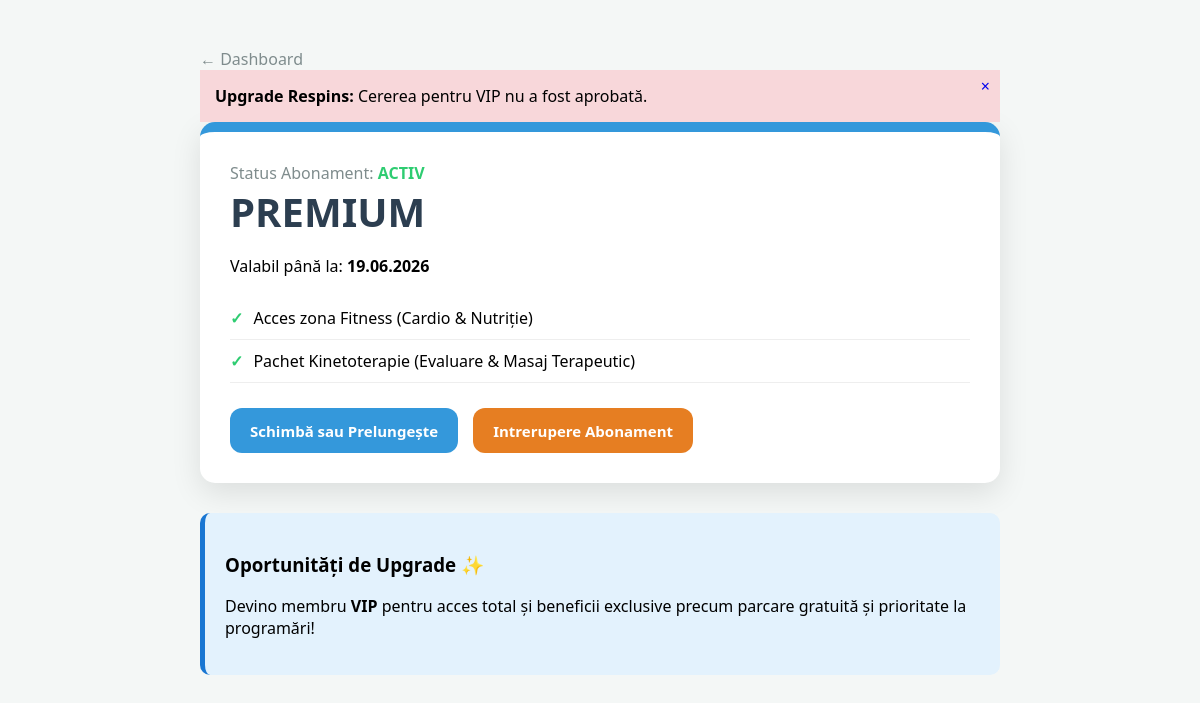
Screenshot of /pages/member/abonament/abonament.php (signed in) with the database file from the repository.
### tables this page shows
CREATE TABLE `pending_upgrades` (
  `id` int(11) NOT NULL,
  `user_id` int(11) NOT NULL,
  `new_tier` enum('membru','premium','vip') DEFAULT NULL,
  `has_fitness` tinyint(1) DEFAULT 0,
  `has_forta` tinyint(1) DEFAULT 0,
  `has_kineto` tinyint(1) DEFAULT 0,
  `has_vip_perks` tinyint(1) DEFAULT 0,
  `amount_to_pay` decimal(10,2) DEFAULT NULL,
  `status` enum('pending','approved','rejected') DEFAULT 'pending',
  `created_at` timestamp NOT NULL DEFAULT current_timestamp()
);

CREATE TABLE `subscriptions` (
  `id` int(11) NOT NULL,
  `user_id` int(11) NOT NULL,
  `tier` enum('membru','premium','vip') DEFAULT 'membru',
  `has_fitness` tinyint(1) DEFAULT 0,
  `has_forta` tinyint(1) DEFAULT 0,
  `has_kineto` tinyint(1) DEFAULT 0,
  `has_vip_perks` tinyint(1) DEFAULT 0,
  `is_suspended` tinyint(1) NOT NULL DEFAULT 0,
  `start_date` date DEFAULT NULL,
  `expires_at` date DEFAULT NULL
);

### pages/member/abonament/abonament.php (the view, shortened to what this page needs)
<?php
require_once __DIR__ . '/../../../init.php';
$user_id = $_SESSION['user_id'];
$stmt = $db->prepare("SELECT * FROM subscriptions WHERE user_id = ? LIMIT 1");
$stmt->execute([$user_id]);
$sub = $stmt->fetch(PDO::FETCH_ASSOC);
$today = date('Y-m-d');
$stmt_rejected = $db->prepare("SELECT * FROM pending_upgrades WHERE user_id = ? AND status = 'rejected'
                                                    ORDER BY created_at DESC LIMIT 1");
$stmt_rejected->execute([$user_id]);
$rejected_request = $stmt_rejected->fetch(PDO::FETCH_ASSOC);
$show_notification = false;
if ($rejected_request) {
    if (!isset($_SESSION['hidden_notifications']) || !in_array($rejected_request['id'], $_SESSION['hidden_notifications'])) {
        $show_notification = true;
    }
}
?>
<!DOCTYPE html>
<html lang="ro">
<head>
</head>
<body>
<div class="container">
    <a href="../../../dashboard.php" style="text-decoration: none; color: #7f8c8d;">← Dashboard</a>
    <?php if ($show_notification): ?>
        <div class="alert-rejected" style="background: #f8d7da; padding: 15px; position: relative;">
            <a href="?hide_rejected=<?php echo $rejected_request['id']; ?>"
               style="position: absolute; right: 10px; top: 5px; text-decoration: none;">&times;</a>
            <strong>Upgrade Respins:</strong> Cererea pentru <?php echo strtoupper($rejected_request['new_tier']); ?> nu
            a fost aprobată.
        </div>
    <?php endif; ?>
    <?php if ($sub): ?>
        <div class="sub-card <?php echo $sub['tier'] == 'vip' ? 'vip-gold' : ''; ?>">
            <p style="margin: 0; color: #7f8c8d;">Status Abonament:
                <?php if ($today <= $sub['expires_at']): ?>
                    <span style="color: #2ecc71; font-weight: bold;">ACTIV</span>
                <?php else: ?>
                    <span style="color: #e74c3c; font-weight: bold;">EXPIRAT</span>
                <?php endif; ?>
            </p>
            <h1 class="tier-name"><?php echo strtoupper($sub['tier']); ?></h1>
            <?php if ($today > $sub['expires_at']): ?>
                <p style="color: #e74c3c; font-weight: bold;">⚠️ Atenție! Abonamentul a expirat
                    pe <?php echo date('d.m.Y', strtotime($sub['expires_at'])); ?></p>
                <p>Reînnoiește acum pentru a păstra accesul la facilități.</p>
            <?php else: ?>
                <p>Valabil până la: <strong><?php echo date('d.m.Y', strtotime($sub['expires_at'])); ?></strong></p>
            <?php endif; ?>
            <?php if ($today <= $sub['expires_at']): ?>
                <ul class="benefits-list">
                    <?php if ($sub['has_fitness']): ?>
                        <li>Acces zona Fitness (Cardio & Nutriție)</li> <?php endif; ?>
                    <?php if ($sub['has_kineto']): ?>
                        <li>Pachet Kinetoterapie (Evaluare & Masaj Terapeutic)</li> <?php endif; ?>
                </ul>
            <?php endif; ?>
            <div class="sub-actions">
                <a href="choose_plan.php" class="btn-action">Schimbă sau Prelungește</a>
                <form action="suspend.php" method="POST"
                      onsubmit="return confirm('Sigur dorești să modifici starea abonamentului?');">
                    <button type="submit" class="btn-suspend">
                        <?php echo $sub['is_suspended'] ? 'Reactivează Abonament' : 'Intrerupere Abonament'; ?>
                    </button>
                </form>
            </div>
        </div>
        <?php if ($sub['tier'] != 'vip'): ?>
            <div class="promo-box">
                <h3>Oportunități de Upgrade ✨</h3>
                <?php if ($sub['tier'] == 'membru'): ?>
                    <p>Treci la <strong>PREMIUM</strong> pentru a combina două zone (ex: Fitness + Kineto) și
                        economisește 15% față de plata separată!</p>
                <?php elseif ($sub['tier'] == 'premium'): ?>
                    <p>Devino membru <strong>VIP</strong> pentru acces total și beneficii exclusive precum parcare
                        gratuită și prioritate la programări!</p>
                <?php endif; ?>
            </div>
        <?php endif; ?>
    <?php endif; ?>
</div>
</body>
</html>

### rows the page displays
pending_upgrades: new_tier "VIP"
subscriptions: tier "PREMIUM", expires_at "19.06.2026"
